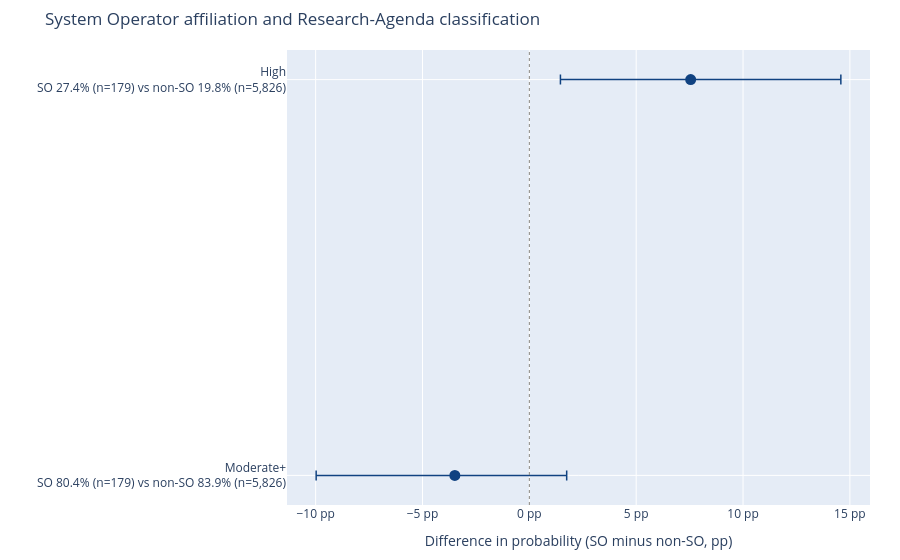

Source (notebook cell):
### Code cell
effect_plot = all_year_test.merge(
    permutation_test[['Threshold', 'Permutation_p']],
    on='Threshold',
)
effect_plot['Threshold_Label'] = effect_plot.apply(
    lambda row: (
        f"{row['Threshold']}<br>"
        f"SO {row['SO_Share']:.1f}% (n={row['SO_Papers']:,}) vs "
        f"non-SO {row['Non_SO_Share']:.1f}% (n={row['Non_SO_Papers']:,})"
    ),
    axis=1,
)
effect_plot['Error_Plus'] = effect_plot['Difference_High_pp'] - effect_plot['Difference_pp']
effect_plot['Error_Minus'] = effect_plot['Difference_pp'] - effect_plot['Difference_Low_pp']

effect_fig = px.scatter(
    effect_plot,
    x='Difference_pp',
    y='Threshold_Label',
    error_x='Error_Plus',
    error_x_minus='Error_Minus',
    category_orders={'Threshold_Label': effect_plot['Threshold_Label'].tolist()},
    hover_data={
        'Difference_Low_pp': ':.1f',
        'Difference_High_pp': ':.1f',
        'Permutation_p': ':.3f',
        'Error_Plus': False,
        'Error_Minus': False,
    },
    labels={'Difference_pp': 'Difference in probability (SO minus non-SO, pp)', 'Threshold_Label': ''},
    title='System Operator affiliation and Research-Agenda classification',
)
effect_fig.update_traces(marker=dict(size=11, color=ACCENT), error_x=dict(thickness=1.5, width=5))
effect_fig.add_vline(x=0, line_color=INK_MUTED, line_width=1, line_dash='dot')
effect_fig.update_layout(
    # width=FIGURE_DIM[0],
    # height=260,
    showlegend=False,
    margin=dict(l=200, r=30, t=50, b=55),
)
effect_fig.update_xaxes(ticksuffix=' pp', zeroline=False)
effect_fig.update_yaxes(categoryorder='array', categoryarray=effect_plot['Threshold_Label'].tolist())
effect_fig.show()

### Figure 1 — Plotly figure (JSON) as saved in the notebook; plotly's stock layout.template omitted (floating-point values rounded to 4 significant figures)
{"data": [{"customdata": [[-9.977, 1.747, 0.2248, 5.234, 6.49], [1.454, 14.58, 0.0143, 7.028, 6.095]], "error_x": {"array": [5.234, 7.028], "arrayminus": [6.49, 6.095], "thickness": 1.5, "width": 5}, "hovertemplate": "Difference in probability (SO minus non-SO, pp)=%{x}<br>=%{y}<br>Difference_Low_pp=%{customdata[0]:.1f}<br>Difference_High_pp=%{customdata[1]:.1f}<br>Permutation_p=%{customdata[2]:.3f}<extra></extra>", "legendgroup": "", "marker": {"color": "#104281", "size": 11, "symbol": "circle"}, "mode": "markers", "name": "", "orientation": "h", "showlegend": false, "type": "scatter", "x": [-3.487, 7.549], "xaxis": "x", "y": ["Moderate+<br>SO 80.4% (n=179) vs non-SO 83.9% (n=5,826)", "High<br>SO 27.4% (n=179) vs non-SO 19.8% (n=5,826)"], "yaxis": "y"}], "layout": {"legend": {"tracegroupgap": 0}, "margin": {"b": 55, "l": 200, "r": 30, "t": 50}, "shapes": [{"line": {"color": "#898781", "dash": "dot", "width": 1}, "type": "line", "x0": 0, "x1": 0, "xref": "x", "y0": 0, "y1": 1, "yref": "y domain"}], "showlegend": false, "title": {"text": "System Operator affiliation and Research-Agenda classification"}, "xaxis": {"anchor": "y", "domain": [0, 1], "ticksuffix": " pp", "title": {"text": "Difference in probability (SO minus non-SO, pp)"}, "zeroline": false}, "yaxis": {"anchor": "x", "categoryarray": ["Moderate+<br>SO 80.4% (n=179) vs non-SO 83.9% (n=5,826)", "High<br>SO 27.4% (n=179) vs non-SO 19.8% (n=5,826)"], "categoryorder": "array", "domain": [0, 1], "title": {"text": ""}}}}
